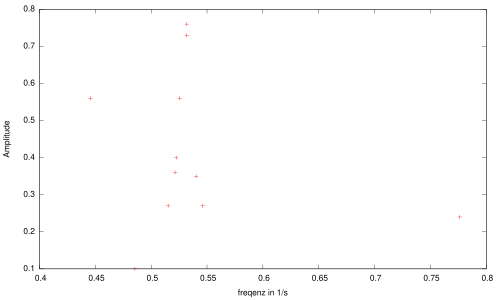

This figure's gnuplot source:
# Plot zur Aufgabe 1

set termoption enhanced 
set encoding utf8

set terminal pdf enhanced
set output "a2\'.pdf"

set xlabel 'freqenz in 1/s'
set ylabel 'Amplitude'

file = "a2\'.data"

plot file notitle
